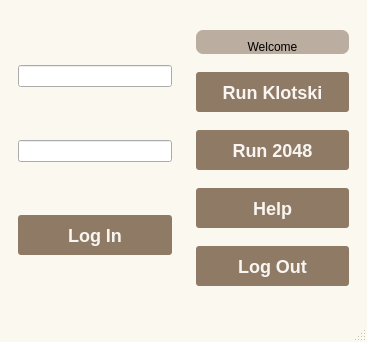
<?xml version="1.0" encoding="UTF-8"?>
<ui version="4.0">
 <class>MainWindow</class>
 <widget class="QMainWindow" name="MainWindow">
  <property name="geometry">
   <rect>
    <x>0</x>
    <y>0</y>
    <width>367</width>
    <height>342</height>
   </rect>
  </property>
  <property name="sizePolicy">
   <sizepolicy hsizetype="Minimum" vsizetype="Minimum">
    <horstretch>0</horstretch>
    <verstretch>0</verstretch>
   </sizepolicy>
  </property>
  <property name="windowTitle">
   <string>q2048Klotski</string>
  </property>
  <property name="styleSheet">
   <string notr="true">QMainWindow
{
    background: #faf8ef;
}

QWidget#widgetGrid
{
    background: #bbada0;
}

QLabel
{
    font-family: &quot;Monaco&quot;;
    background: #bbada0;
    border-radius: 7px;
    padding-top: 10px;
    padding-left: 20px;
    padding-right: 20px;
}

QPushButton
{
    font-family: &quot;Menlo&quot;;
    font-size: 18px;
    font-weight: bold;
    background: #8f7a66;
    border-radius: 3px;
    padding: 0 20px;
    text-decoration: none;
    color: #f9f6f2;
    height: 40px;
    line-height: 42px;
    text-align: center;
}

QPushButton:hover
{
    background-color:rgb(44 , 137 , 255);
}

QPushButton:pressed
{
    background-color:rgb(14 , 135 , 228);
    padding-left:3px;
    padding-top:3px;
}
</string>
  </property>
  <widget class="QWidget" name="centralwidget">
   <layout class="QHBoxLayout" name="horizontalLayout">
    <item>
     <widget class="QWidget" name="beforeLoginWidget" native="true">
      <layout class="QVBoxLayout" name="verticalLayout_2">
       <item>
        <widget class="QLineEdit" name="userNameEdit">
         <property name="sizePolicy">
          <sizepolicy hsizetype="Minimum" vsizetype="Fixed">
           <horstretch>0</horstretch>
           <verstretch>0</verstretch>
          </sizepolicy>
         </property>
        </widget>
       </item>
       <item>
        <widget class="QLineEdit" name="passwordEdit">
         <property name="sizePolicy">
          <sizepolicy hsizetype="Minimum" vsizetype="Fixed">
           <horstretch>0</horstretch>
           <verstretch>0</verstretch>
          </sizepolicy>
         </property>
        </widget>
       </item>
       <item>
        <widget class="QPushButton" name="loginBtn">
         <property name="text">
          <string>Log In</string>
         </property>
        </widget>
       </item>
      </layout>
     </widget>
    </item>
    <item>
     <widget class="QWidget" name="afterLoginWidget" native="true">
      <layout class="QVBoxLayout" name="verticalLayout">
       <item>
        <widget class="QLabel" name="welcomeLabel">
         <property name="sizePolicy">
          <sizepolicy hsizetype="Minimum" vsizetype="Fixed">
           <horstretch>0</horstretch>
           <verstretch>0</verstretch>
          </sizepolicy>
         </property>
         <property name="styleSheet">
          <string notr="true"/>
         </property>
         <property name="text">
          <string>Welcome</string>
         </property>
         <property name="alignment">
          <set>Qt::AlignCenter</set>
         </property>
        </widget>
       </item>
       <item>
        <widget class="QPushButton" name="pushButtonRunKlotski">
         <property name="sizePolicy">
          <sizepolicy hsizetype="Minimum" vsizetype="Fixed">
           <horstretch>0</horstretch>
           <verstretch>0</verstretch>
          </sizepolicy>
         </property>
         <property name="text">
          <string>Run Klotski</string>
         </property>
        </widget>
       </item>
       <item>
        <widget class="QPushButton" name="pushButtonRun2048">
         <property name="text">
          <string>Run 2048</string>
         </property>
        </widget>
       </item>
       <item>
        <widget class="QPushButton" name="pushButton">
         <property name="text">
          <string>Help</string>
         </property>
        </widget>
       </item>
       <item>
        <widget class="QPushButton" name="logoutBtn">
         <property name="text">
          <string>Log Out</string>
         </property>
        </widget>
       </item>
      </layout>
     </widget>
    </item>
   </layout>
  </widget>
  <widget class="QMenuBar" name="menubar">
   <property name="geometry">
    <rect>
     <x>0</x>
     <y>0</y>
     <width>367</width>
     <height>24</height>
    </rect>
   </property>
  </widget>
  <widget class="QStatusBar" name="statusbar"/>
 </widget>
 <resources/>
 <connections/>
</ui>
